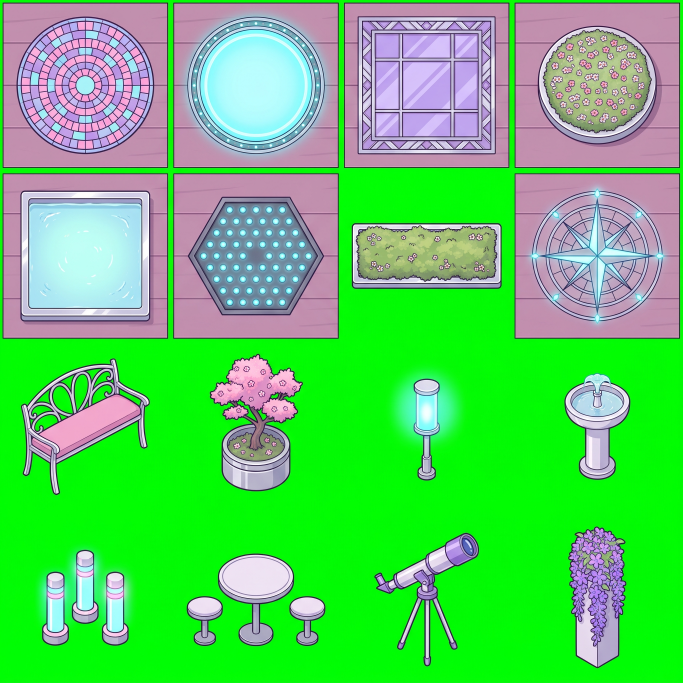
#> input picture assets/environment/sky-gen/src/deck-dressing-sheet.jpeg, 2048 x 2048 px (shown at 1/3 size)
$ python cut_sky_dressing.py
#> lines starting #> are read from the running program, lines starting #| are printed output that depends on the picture
#!/usr/bin/env python3
"""Round 583: cut the owner's two Round 582 sheets for the Sky Isles (src/deck-dressing-sheet.jpeg, src/sky-sheet-2.jpeg).

  deck dressing: a 4x4 grid. Rows 1-2 are flat pieces (walked over) drawn on squares of deck: the green is keyed, then the deck
  square round each piece (its frame and the planks, flood-filled from the square's edge up to the piece's dark outline) is
  cleared -> props/deck-flat/<name>.webp. Rows 3-4 are standing pieces on green -> props/deck-stand/<name>.webp.
  second sky: two cloud tiles between green gutters -> surfaces/water/cloud-sea-2.webp, cloud-sea-3.webp, made to wrap
  (most of the tile, broad light evened out, edges cross-faded: tools/gear_texture_cut.py's free mode).
Pieces are cut in the colours drawn; run tools/recolor_sky.py after (it keeps these as the originals and turns them blue).
"""
import os, sys
import numpy as np
from PIL import Image
from scipy import ndimage
sys.path.insert(0, os.path.dirname(os.path.abspath(__file__)))
ROOT = os.path.join(os.path.dirname(os.path.abspath(__file__)), '..'); ART = os.path.join(ROOT, 'assets', 'environment', 'sky-gen')
FLAT = ['mosaic', 'landing-pad', 'glass-inlay', 'flower-bed', 'reflect-pool', 'light-hex', 'moss-strip', 'compass']
STAND = ['bench', 'blossom-planter', 'holo-lantern', 'fountain', 'bollards', 'cafe-table', 'telescope', 'hanging-planter']

def green(a): r, g, b = a[..., 0].astype(int), a[..., 1].astype(int), a[..., 2].astype(int); return (g > 150) & (g - np.maximum(r, b) > 70)

def trim(rgba, pad=4):
    ys, xs = np.nonzero(rgba[..., 3] > 20); y0, y1, x0, x1 = max(0, ys.min() - pad), ys.max() + pad + 1, max(0, xs.min() - pad), xs.max() + pad + 1
    return rgba[y0:y1, x0:x1]

def keyed(cell):
    a = np.dstack([cell, np.full(cell.shape[:2], 255, np.uint8)]); gm = green(cell)
    gm = ndimage.binary_dilation(gm, iterations=1) & (ndimage.binary_dilation(gm, iterations=1) & ~ndimage.binary_erosion(~gm, iterations=1) | gm)
    a[..., 3][gm] = 0
    sp = (a[..., 3] > 0) & (cell[..., 1].astype(int) > np.maximum(cell[..., 0], cell[..., 2]).astype(int) + 20); a[..., 1][sp] = np.maximum(cell[..., 0], cell[..., 2])[sp]
    return a

def unsquare(a):
    # the deck square round a flat piece: its colour is the median just inside the square's frame; everything of that colour
    # (within a tolerance that takes in the plank lines) joined to the square's edge, and the frame itself, is cleared
    al = a[..., 3] > 0; ys, xs = np.nonzero(al); y0, y1, x0, x1 = ys.min(), ys.max(), xs.min(), xs.max()
    ring = np.zeros(al.shape, bool); ring[y0 + 10:y1 - 9, x0 + 10:x1 - 9] = True; inner = np.zeros(al.shape, bool); inner[y0 + 16:y1 - 15, x0 + 16:x1 - 15] = True; ring &= ~inner
    deck = np.median(a[..., :3][ring], 0); dist = np.abs(a[..., :3].astype(int) - deck).sum(-1)
    near = (dist < 70) & al; lab, _ = ndimage.label(near); edge_lab = set(np.unique(lab[ring & near])) - {0}
    clear = np.isin(lab, list(edge_lab)); band = np.zeros(al.shape, bool); band[y0:y1 + 1, x0:x1 + 1] = True; band[y0 + 10:y1 - 9, x0 + 10:x1 - 9] = False
    clear |= band; clear = ndimage.binary_opening(clear, iterations=1) | band
    a = a.copy(); a[..., 3][clear] = 0
    body = ndimage.binary_opening(a[..., 3] > 0, iterations=4)              # thin strands (plank lines) left on the outline go
    a[..., 3][~ndimage.binary_dilation(body, iterations=4)] = 0
    keep = a[..., 3] > 0; lab2, n = ndimage.label(keep)                       # only the piece itself (the biggest part)
    if n > 1: sizes = ndimage.sum(keep, lab2, range(1, n + 1)); a[..., 3][lab2 != (np.argmax(sizes) + 1)] = 0
    return a

def main():
    im = np.asarray(Image.open(os.path.join(ART, 'src', 'deck-dressing-sheet.jpeg')).convert('RGB')); H, W = im.shape[:2]; cw, ch = W // 4, H // 4
#> in main, im is the input picture: shape (2048, 2048, 3); mean R, G, B 91.2, 203, 98.3
#> after `H, W = im.shape[:2]`: H = 2048; W = 2048
#> after `cw, ch = (W // 4, H // 4)`: cw = 512; ch = 512
    for k in range(16):
        r, c = divmod(k, 4); cell = im[r * ch:(r + 1) * ch, c * cw:(c + 1) * cw]; a = keyed(cell)
        if r < 2: a = unsquare(a) if not (r == 1 and c == 2) else a
        kind, name = ('deck-flat', FLAT[k]) if r < 2 else ('deck-stand', STAND[k - 8])
        out = os.path.join(ART, 'props', kind, name + '.webp'); os.makedirs(os.path.dirname(out), exist_ok=True)
        Image.fromarray(trim(a)).save(out, lossless=True); print('wrote', os.path.relpath(out, ROOT))
#> this loop made 16 passes
#> (deck in unsquare, n in unsquare) on passes 1, 3, 4, 5: ([193, 144, 174], 1), ([193, 144, 174], 1), ([194, 144, 174], 1), ([193, 143, 173], 1)
#| wrote assets/environment/sky-gen/props/deck-flat/mosaic.webp
#| wrote assets/environment/sky-gen/props/deck-flat/landing-pad.webp
#| wrote assets/environment/sky-gen/props/deck-flat/glass-inlay.webp
#| wrote assets/environment/sky-gen/props/deck-flat/flower-bed.webp
#| wrote assets/environment/sky-gen/props/deck-flat/reflect-pool.webp
#| wrote assets/environment/sky-gen/props/deck-flat/light-hex.webp
#| wrote assets/environment/sky-gen/props/deck-flat/moss-strip.webp
#| wrote assets/environment/sky-gen/props/deck-flat/compass.webp
#> (further printed lines are left out)
#> pass 1, in main, `cell = im[r * ch:(r + 1) * ch, c * cw:(c + 1) * cw]`:
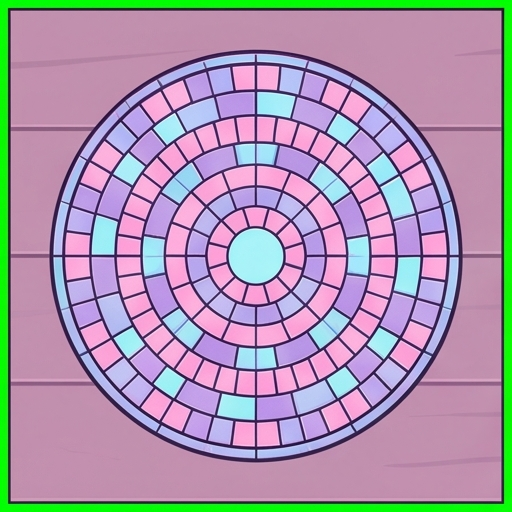
#> cell: shape (512, 512, 3); mean R, G, B 170.4, 150.9, 174.2
#> pass 1, in green, `r, g, b = (a[..., 0].astype(int), a[..., 1].astype(int), a[..., 2].ast`:
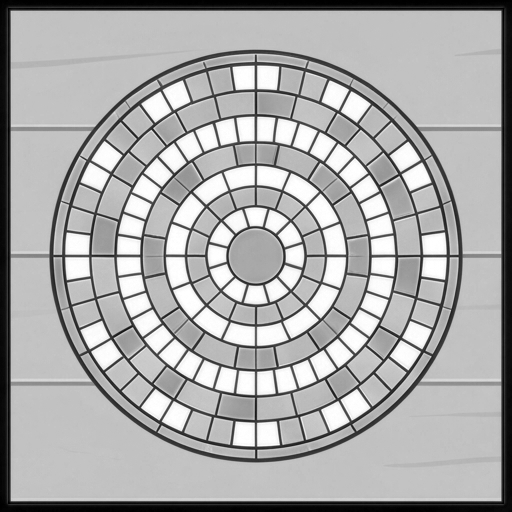
#> r: shape (512, 512) int64; min 0, max 255, mean 170.4
#> pass 1, in green, `r, g, b = (a[..., 0].astype(int), a[..., 1].astype(int), a[..., 2].ast`:
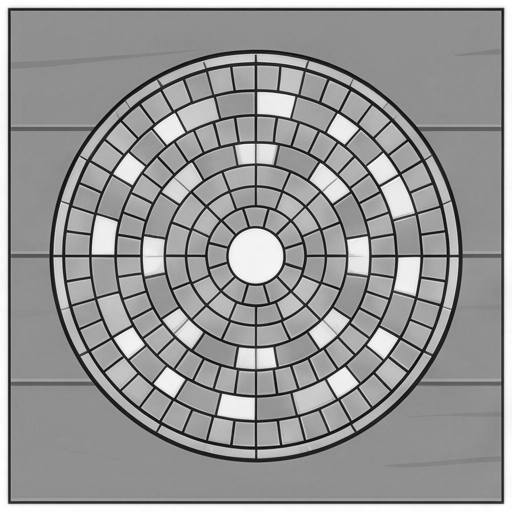
#> g: shape (512, 512) int64; min 8, max 255, mean 150.9
#> after the loop:
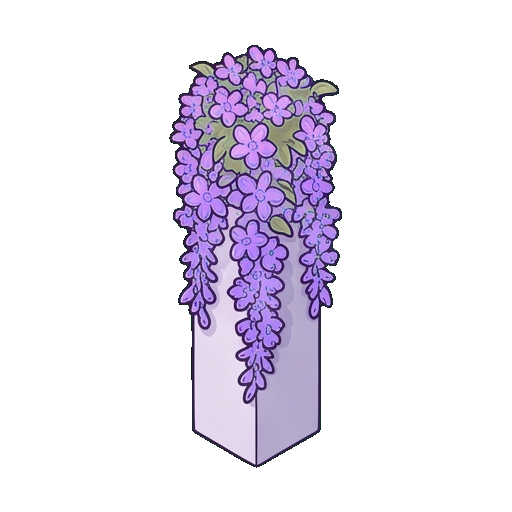
#> a: shape (512, 512, 4); mean R, G, B, A 35.4, 225.4, 43.6, 54.7; transparent parts drawn white
#> after the loop:
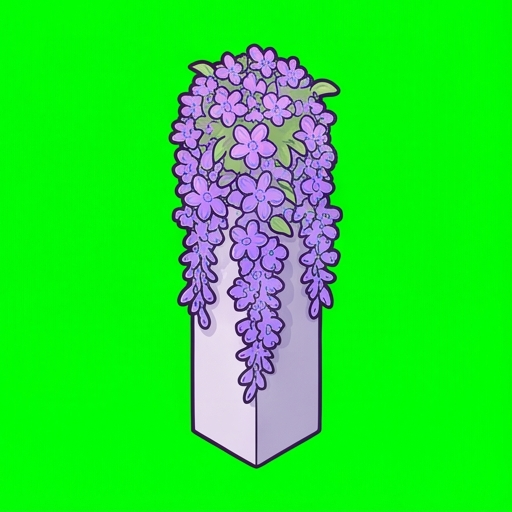
#> cell: shape (512, 512, 3); mean R, G, B 35.4, 225.6, 43.6
    from gear_texture_cut import tile_free
#> (the run stopped early here; a loop or call above may not have finished)

$ run again, with assets/environment/sky-gen/src/bridge-vertical-sheet.jpeg copied over assets/environment/sky-gen/src/deck-dressing-sheet.jpeg
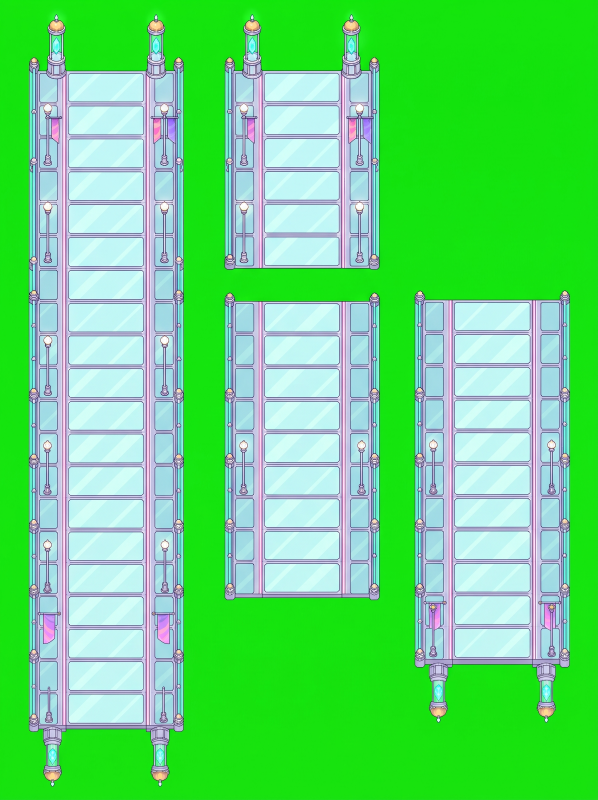
#> input picture assets/environment/sky-gen/src/bridge-vertical-sheet.jpeg, 1792 x 2400 px (shown at 1/3 size)
#> in main, im is the input picture: shape (2400, 1792, 3); mean R, G, B 99.4, 217.7, 118.5
#> the loop in main, `for k in range(16):` made 4 passes
#> (deck in unsquare, n in unsquare, sizes in unsquare) on passes 1, 3: ([134, 229, 221], 3, [2013, 126505, 1]), ([143, 230, 228], 2, [2043, 83578])
#> (printed output is left out)
#> pass 1, in green, `r, g, b = (a[..., 0].astype(int), a[..., 1].astype(int), a[..., 2].ast`:
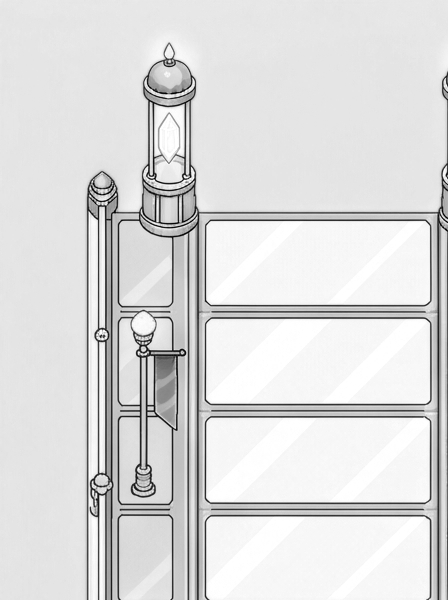
#> g: shape (600, 448) int64; min 0, max 255, mean 220.1
#> after the loop in main, `for k in range(16):`:
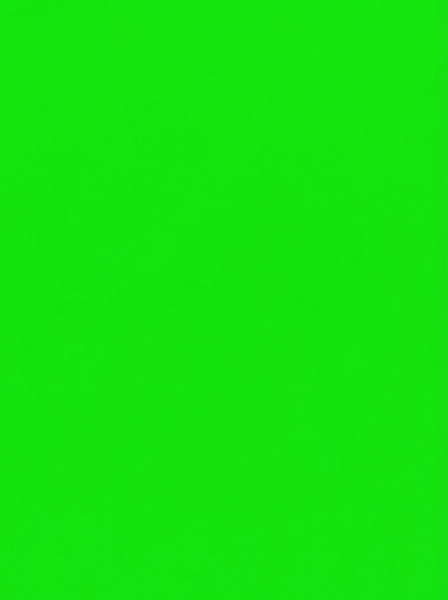
#> cell: shape (600, 448, 3); mean R, G, B 19.4, 227.7, 13.1

$ run again, with assets/environment/sky-gen/src/ground-sheet.jpeg copied over assets/environment/sky-gen/src/deck-dressing-sheet.jpeg
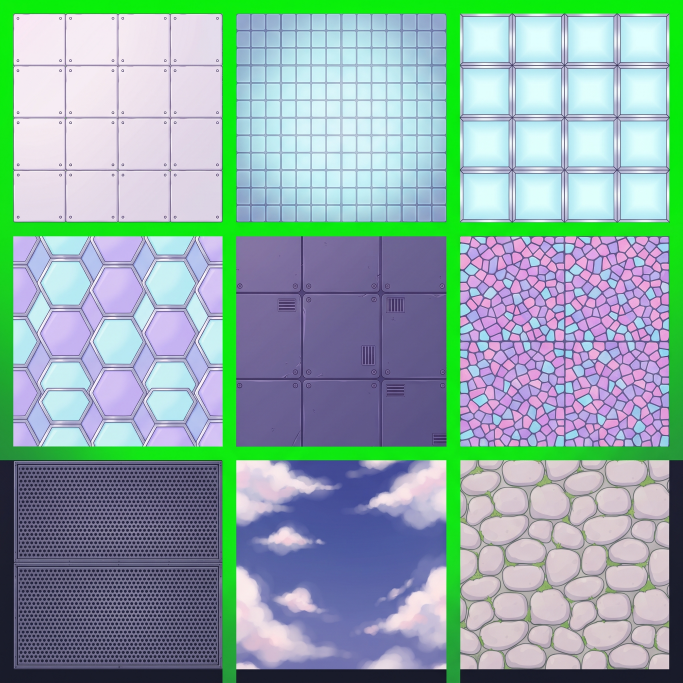
#> input picture assets/environment/sky-gen/src/ground-sheet.jpeg, 2048 x 2048 px (shown at 1/3 size)
#> in main, im is the input picture: shape (2048, 2048, 3); mean R, G, B 143.4, 169.9, 169.4
#> the loop in main, `for k in range(16):` made 16 passes
#> (printed output is left out)
#> pass 1, in green, `r, g, b = (a[..., 0].astype(int), a[..., 1].astype(int), a[..., 2].ast`:
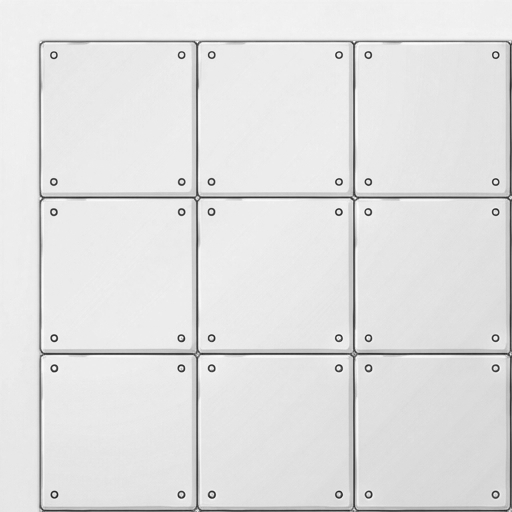
#> g: shape (512, 512) int64; min 32, max 255, mean 225.1
#> after the loop in main, `for k in range(16):`:
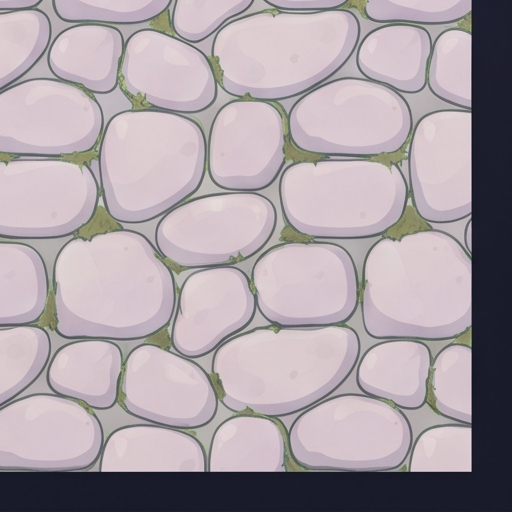
#> a: shape (512, 512, 4); mean R, G, B, A 170.4, 160.2, 166.3, 255
